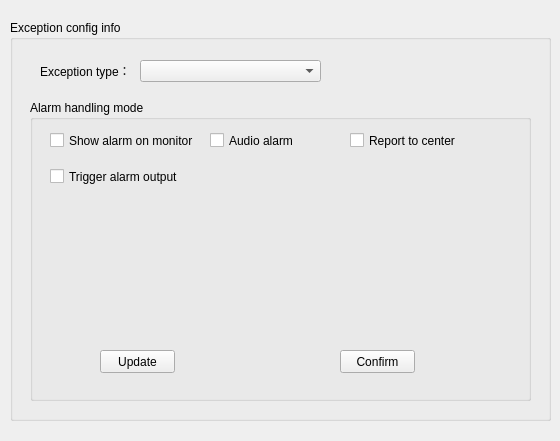
<?xml version="1.0" encoding="UTF-8"?>
<ui version="4.0">
 <class>ExceptionParams</class>
 <widget class="QWidget" name="ExceptionParams">
  <property name="geometry">
   <rect>
    <x>0</x>
    <y>0</y>
    <width>560</width>
    <height>441</height>
   </rect>
  </property>
  <property name="windowTitle">
   <string>Form</string>
  </property>
  <widget class="QGroupBox" name="groupBox">
   <property name="geometry">
    <rect>
     <x>10</x>
     <y>20</y>
     <width>541</width>
     <height>401</height>
    </rect>
   </property>
   <property name="title">
    <string>Exception config info</string>
   </property>
   <widget class="QLabel" name="label">
    <property name="geometry">
     <rect>
      <x>30</x>
      <y>40</y>
      <width>91</width>
      <height>21</height>
     </rect>
    </property>
    <property name="text">
     <string>Exception type：</string>
    </property>
   </widget>
   <widget class="QComboBox" name="comboBoxExceptionType">
    <property name="geometry">
     <rect>
      <x>130</x>
      <y>40</y>
      <width>181</width>
      <height>22</height>
     </rect>
    </property>
   </widget>
   <widget class="QGroupBox" name="groupBox_2">
    <property name="geometry">
     <rect>
      <x>20</x>
      <y>80</y>
      <width>501</width>
      <height>301</height>
     </rect>
    </property>
    <property name="title">
     <string>Alarm handling mode</string>
    </property>
    <widget class="QCheckBox" name="checkBoxMontiorAlarm">
     <property name="geometry">
      <rect>
       <x>20</x>
       <y>30</y>
       <width>151</width>
       <height>21</height>
      </rect>
     </property>
     <property name="text">
      <string>Show alarm on monitor</string>
     </property>
    </widget>
    <widget class="QCheckBox" name="checkBoxSoundAlarm">
     <property name="geometry">
      <rect>
       <x>180</x>
       <y>30</y>
       <width>111</width>
       <height>21</height>
      </rect>
     </property>
     <property name="text">
      <string>Audio alarm</string>
     </property>
    </widget>
    <widget class="QCheckBox" name="checkBoxCenterAlarm">
     <property name="geometry">
      <rect>
       <x>320</x>
       <y>30</y>
       <width>121</width>
       <height>21</height>
      </rect>
     </property>
     <property name="text">
      <string>Report to center</string>
     </property>
    </widget>
    <widget class="QCheckBox" name="checkBoxInvokeAlarmOut">
     <property name="geometry">
      <rect>
       <x>20</x>
       <y>66</y>
       <width>161</width>
       <height>21</height>
      </rect>
     </property>
     <property name="text">
      <string>Trigger alarm output</string>
     </property>
    </widget>
    <widget class="QWidget" name="verticalLayoutWidget">
     <property name="geometry">
      <rect>
       <x>20</x>
       <y>100</y>
       <width>471</width>
       <height>121</height>
      </rect>
     </property>
     <layout class="QVBoxLayout" name="verticalLayoutAlarmOut"/>
    </widget>
    <widget class="QPushButton" name="btnrefresh">
     <property name="geometry">
      <rect>
       <x>70</x>
       <y>250</y>
       <width>75</width>
       <height>23</height>
      </rect>
     </property>
     <property name="text">
      <string>Update</string>
     </property>
    </widget>
    <widget class="QPushButton" name="btnsave">
     <property name="geometry">
      <rect>
       <x>310</x>
       <y>250</y>
       <width>75</width>
       <height>23</height>
      </rect>
     </property>
     <property name="text">
      <string>Confirm</string>
     </property>
    </widget>
   </widget>
  </widget>
 </widget>
 <resources/>
 <connections/>
</ui>
